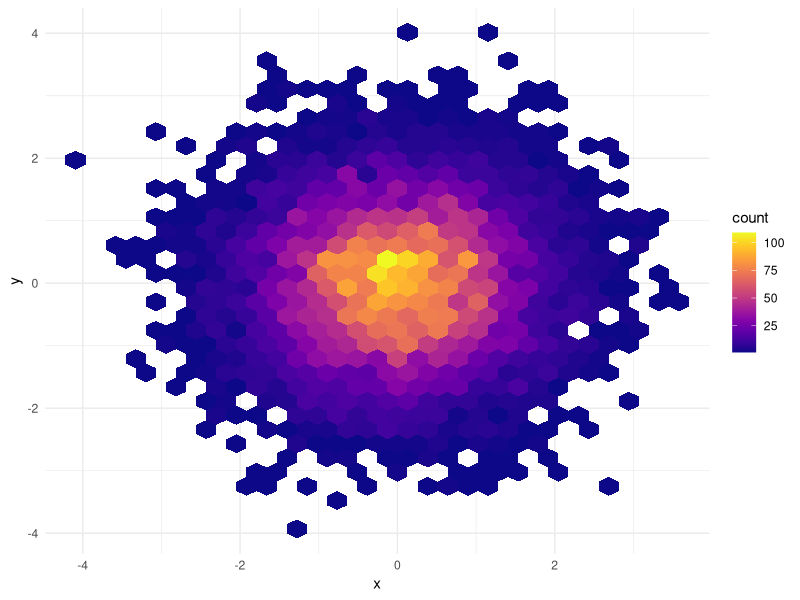

Here is the R script that generated this plot:
# gloss bench figure gallery-001
# source: package/viridis.Rmd (gallery)
# Frozen by bench/R/harvest.R: code up to the chosen figure; see meta.json.
# ---- chunk 1 ----
knitr::opts_chunk$set(
  warning=FALSE,
  message=FALSE,
  fig.align='center'
)
# ---- chunk 2 ----
library(viridis)
library(ggplot2)
ggplot(data.frame(x = rnorm(10000), y = rnorm(10000)), aes(x = x, y = y)) +
  geom_hex() +
  scale_fill_viridis(option='C') +
  theme_minimal()
